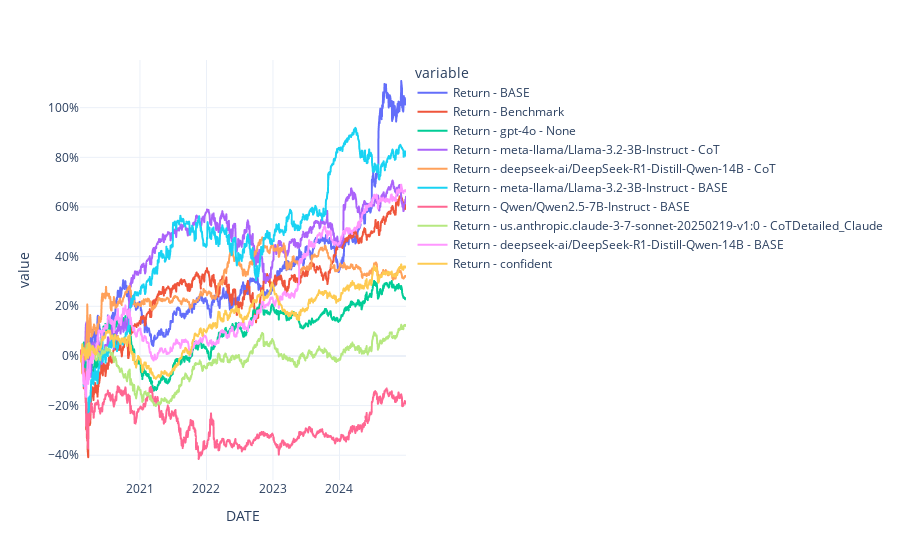

The notebook cell this image was saved under:
### Code cell
fig = px.line(df_charts)
fig.layout.yaxis.tickformat = ',.0%'
fig.show()

### Figure 1 — Plotly figure (JSON) as saved in the notebook; plotly's stock layout.template omitted (floating-point values rounded to 4 significant figures; data arrays with more than 128 entries replaced by an {"elided": "..."} marker saying what was removed)
{"data": [{"hovertemplate": "variable=Return - BASE<br>DATE=%{x}<br>value=%{y}<extra></extra>", "legendgroup": "Return - BASE", "line": {"color": "#636efa", "dash": "solid"}, "marker": {"symbol": "circle"}, "mode": "lines", "name": "Return - BASE", "showlegend": true, "type": "scattergl", "x": {"elided": "1232 str values"}, "xaxis": "x", "y": {"elided": "1232 float values"}, "yaxis": "y"}, {"hovertemplate": "variable=Return - Benchmark<br>DATE=%{x}<br>value=%{y}<extra></extra>", "legendgroup": "Return - Benchmark", "line": {"color": "#EF553B", "dash": "solid"}, "marker": {"symbol": "circle"}, "mode": "lines", "name": "Return - Benchmark", "showlegend": true, "type": "scattergl", "x": {"elided": "1232 str values"}, "xaxis": "x", "y": {"elided": "1232 float values"}, "yaxis": "y"}, {"hovertemplate": "variable=Return - gpt-4o - None<br>DATE=%{x}<br>value=%{y}<extra></extra>", "legendgroup": "Return - gpt-4o - None", "line": {"color": "#00cc96", "dash": "solid"}, "marker": {"symbol": "circle"}, "mode": "lines", "name": "Return - gpt-4o - None", "showlegend": true, "type": "scattergl", "visible": true, "x": {"elided": "1232 str values"}, "xaxis": "x", "y": {"elided": "1232 float values"}, "yaxis": "y"}, {"hovertemplate": "variable=Return - meta-llama/Llama-3.2-3B-Instruct - CoT<br>DATE=%{x}<br>value=%{y}<extra></extra>", "legendgroup": "Return - meta-llama/Llama-3.2-3B-Instruct - CoT", "line": {"color": "#ab63fa", "dash": "solid"}, "marker": {"symbol": "circle"}, "mode": "lines", "name": "Return - meta-llama/Llama-3.2-3B-Instruct - CoT", "showlegend": true, "type": "scattergl", "visible": true, "x": {"elided": "1232 str values"}, "xaxis": "x", "y": {"elided": "1232 float values"}, "yaxis": "y"}, {"hovertemplate": "variable=Return - deepseek-ai/DeepSeek-R1-Distill-Qwen-14B - CoT<br>DATE=%{x}<br>value=%{y}<extra></extra>", "legendgroup": "Return - deepseek-ai/DeepSeek-R1-Distill-Qwen-14B - CoT", "line": {"color": "#FFA15A", "dash": "solid"}, "marker": {"symbol": "circle"}, "mode": "lines", "name": "Return - deepseek-ai/DeepSeek-R1-Distill-Qwen-14B - CoT", "showlegend": true, "type": "scattergl", "visible": true, "x": {"elided": "1232 str values"}, "xaxis": "x", "y": {"elided": "1232 float values"}, "yaxis": "y"}, {"hovertemplate": "variable=Return - meta-llama/Llama-3.2-3B-Instruct - BASE<br>DATE=%{x}<br>value=%{y}<extra></extra>", "legendgroup": "Return - meta-llama/Llama-3.2-3B-Instruct - BASE", "line": {"color": "#19d3f3", "dash": "solid"}, "marker": {"symbol": "circle"}, "mode": "lines", "name": "Return - meta-llama/Llama-3.2-3B-Instruct - BASE", "showlegend": true, "type": "scattergl", "visible": true, "x": {"elided": "1232 str values"}, "xaxis": "x", "y": {"elided": "1232 float values"}, "yaxis": "y"}, {"hovertemplate": "variable=Return - Qwen/Qwen2.5-7B-Instruct - BASE<br>DATE=%{x}<br>value=%{y}<extra></extra>", "legendgroup": "Return - Qwen/Qwen2.5-7B-Instruct - BASE", "line": {"color": "#FF6692", "dash": "solid"}, "marker": {"symbol": "circle"}, "mode": "lines", "name": "Return - Qwen/Qwen2.5-7B-Instruct - BASE", "showlegend": true, "type": "scattergl", "visible": true, "x": {"elided": "1232 str values"}, "xaxis": "x", "y": {"elided": "1232 float values"}, "yaxis": "y"}, {"hovertemplate": "variable=Return - us.anthropic.claude-3-7-sonnet-20250219-v1:0 - CoTDetailed_Claude<br>DATE=%{x}<br>value=%{y}<extra></extra>", "legendgroup": "Return - us.anthropic.claude-3-7-sonnet-20250219-v1:0 - CoTDetailed_Claude", "line": {"color": "#B6E880", "dash": "solid"}, "marker": {"symbol": "circle"}, "mode": "lines", "name": "Return - us.anthropic.claude-3-7-sonnet-20250219-v1:0 - CoTDetailed_Claude", "showlegend": true, "type": "scattergl", "visible": true, "x": {"elided": "1232 str values"}, "xaxis": "x", "y": {"elided": "1232 float values"}, "yaxis": "y"}, {"hovertemplate": "variable=Return - deepseek-ai/DeepSeek-R1-Distill-Qwen-14B - BASE<br>DATE=%{x}<br>value=%{y}<extra></extra>", "legendgroup": "Return - deepseek-ai/DeepSeek-R1-Distill-Qwen-14B - BASE", "line": {"color": "#FF97FF", "dash": "solid"}, "marker": {"symbol": "circle"}, "mode": "lines", "name": "Return - deepseek-ai/DeepSeek-R1-Distill-Qwen-14B - BASE", "showlegend": true, "type": "scattergl", "visible": true, "x": {"elided": "1232 str values"}, "xaxis": "x", "y": {"elided": "1232 float values"}, "yaxis": "y"}, {"hovertemplate": "variable=Return - confident<br>DATE=%{x}<br>value=%{y}<extra></extra>", "legendgroup": "Return - confident", "line": {"color": "#FECB52", "dash": "solid"}, "marker": {"symbol": "circle"}, "mode": "lines", "name": "Return - confident", "showlegend": true, "type": "scattergl", "x": {"elided": "1232 str values"}, "xaxis": "x", "y": {"elided": "1232 float values"}, "yaxis": "y"}], "layout": {"autosize": true, "legend": {"title": {"text": "variable"}, "tracegroupgap": 0}, "margin": {"t": 60}, "xaxis": {"anchor": "y", "autorange": true, "domain": [0, 1], "range": ["2020-02-07", "2024-12-31"], "title": {"text": "DATE"}, "type": "date"}, "yaxis": {"anchor": "x", "autorange": true, "domain": [0, 1], "range": [-0.4997, 1.192], "tickformat": ",.0%", "title": {"text": "value"}, "type": "linear"}}}
